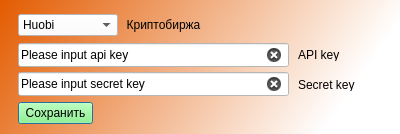
<?xml version="1.0" encoding="UTF-8"?>
<ui version="4.0">
 <class>Dialog_apiKeysInput</class>
 <widget class="QDialog" name="Dialog_apiKeysInput">
  <property name="windowModality">
   <enum>Qt::ApplicationModal</enum>
  </property>
  <property name="geometry">
   <rect>
    <x>0</x>
    <y>0</y>
    <width>400</width>
    <height>134</height>
   </rect>
  </property>
  <property name="sizePolicy">
   <sizepolicy hsizetype="Fixed" vsizetype="Fixed">
    <horstretch>0</horstretch>
    <verstretch>0</verstretch>
   </sizepolicy>
  </property>
  <property name="minimumSize">
   <size>
    <width>400</width>
    <height>134</height>
   </size>
  </property>
  <property name="maximumSize">
   <size>
    <width>400</width>
    <height>134</height>
   </size>
  </property>
  <property name="contextMenuPolicy">
   <enum>Qt::ActionsContextMenu</enum>
  </property>
  <property name="windowTitle">
   <string>Введите ключи для подключения к API аккаунта</string>
  </property>
  <property name="windowIcon">
   <iconset>
    <normaloff>img/Logo.jpg</normaloff>img/Logo.jpg</iconset>
  </property>
  <property name="whatsThis">
   <string notr="true"/>
  </property>
  <property name="styleSheet">
   <string notr="true">background-color: qlineargradient(spread:pad, x1:0, y1:0, x2:0.983, y2:0.227273, stop:0 rgba(227, 91, 0, 255), stop:1 rgba(255, 255, 255, 255));</string>
  </property>
  <property name="modal">
   <bool>true</bool>
  </property>
  <widget class="QPushButton" name="pushButton_keysInputEnable">
   <property name="geometry">
    <rect>
     <x>18</x>
     <y>102</y>
     <width>75</width>
     <height>22</height>
    </rect>
   </property>
   <property name="styleSheet">
    <string notr="true">background-color: rgb(126, 255, 112);</string>
   </property>
   <property name="text">
    <string>Сохранить</string>
   </property>
  </widget>
  <widget class="QLabel" name="label_apiKeyInput">
   <property name="geometry">
    <rect>
     <x>298</x>
     <y>48</y>
     <width>47</width>
     <height>13</height>
    </rect>
   </property>
   <property name="styleSheet">
    <string notr="true">background-color: 0,0,0,0</string>
   </property>
   <property name="text">
    <string>API key</string>
   </property>
  </widget>
  <widget class="QLabel" name="label_secretKeyInput">
   <property name="enabled">
    <bool>true</bool>
   </property>
   <property name="geometry">
    <rect>
     <x>298</x>
     <y>78</y>
     <width>60</width>
     <height>13</height>
    </rect>
   </property>
   <property name="autoFillBackground">
    <bool>false</bool>
   </property>
   <property name="styleSheet">
    <string notr="true">background-color: 0,0,0,0</string>
   </property>
   <property name="inputMethodHints">
    <set>Qt::ImhNone</set>
   </property>
   <property name="frameShape">
    <enum>QFrame::NoFrame</enum>
   </property>
   <property name="frameShadow">
    <enum>QFrame::Raised</enum>
   </property>
   <property name="text">
    <string>Secret key</string>
   </property>
   <property name="scaledContents">
    <bool>false</bool>
   </property>
   <property name="wordWrap">
    <bool>false</bool>
   </property>
   <property name="margin">
    <number>0</number>
   </property>
   <property name="indent">
    <number>-1</number>
   </property>
  </widget>
  <widget class="QLabel" name="label_exchangeType">
   <property name="enabled">
    <bool>true</bool>
   </property>
   <property name="geometry">
    <rect>
     <x>123</x>
     <y>15</y>
     <width>81</width>
     <height>20</height>
    </rect>
   </property>
   <property name="styleSheet">
    <string notr="true">background-color:0,0,0,10</string>
   </property>
   <property name="text">
    <string>Криптобиржа</string>
   </property>
   <property name="alignment">
    <set>Qt::AlignCenter</set>
   </property>
  </widget>
  <widget class="QComboBox" name="comboBox_exchangeType">
   <property name="enabled">
    <bool>true</bool>
   </property>
   <property name="geometry">
    <rect>
     <x>18</x>
     <y>14</y>
     <width>100</width>
     <height>22</height>
    </rect>
   </property>
   <property name="styleSheet">
    <string notr="true">background-color: rgb(255, 255, 255);</string>
   </property>
   <item>
    <property name="text">
     <string>Huobi</string>
    </property>
   </item>
   <item>
    <property name="text">
     <string>Myfin</string>
    </property>
   </item>
   <item>
    <property name="text">
     <string>Kucoin</string>
    </property>
   </item>
   <item>
    <property name="text">
     <string>Coinbase</string>
    </property>
   </item>
  </widget>
  <widget class="QLineEdit" name="lineEdit_apiKeyInput">
   <property name="geometry">
    <rect>
     <x>18</x>
     <y>43</y>
     <width>271</width>
     <height>24</height>
    </rect>
   </property>
   <property name="styleSheet">
    <string notr="true">background-color: rgb(255, 255, 255);</string>
   </property>
   <property name="text">
    <string>Please input api key</string>
   </property>
   <property name="clearButtonEnabled">
    <bool>true</bool>
   </property>
  </widget>
  <widget class="QLineEdit" name="lineEdit_secretKeyInput">
   <property name="geometry">
    <rect>
     <x>18</x>
     <y>72</y>
     <width>271</width>
     <height>24</height>
    </rect>
   </property>
   <property name="styleSheet">
    <string notr="true">background-color: rgb(255, 255, 255);</string>
   </property>
   <property name="text">
    <string>Please input secret key</string>
   </property>
   <property name="clearButtonEnabled">
    <bool>true</bool>
   </property>
  </widget>
 </widget>
 <resources/>
 <connections/>
</ui>
